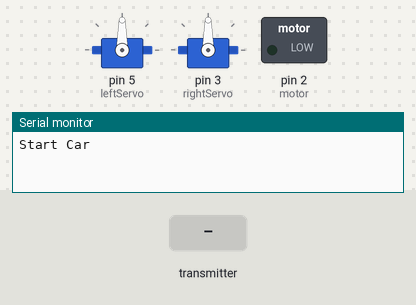
This program was run on a simulated Arduino Nano, built with avr-gcc and run on an emulated ATmega328P. Shown: 2 × servo, switched loads named in the program (green lamp = pin HIGH), the last lines printed to the serial monitor. The test bench sets the inputs (shaded band). No radio packets arrive unless stated.

Above: at 1.2 s.
1.3 s: the transmitter starts sending leftSpeed = 0
At 2.5 s:
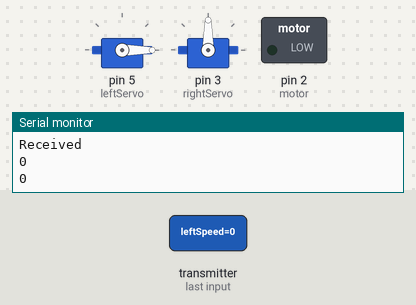
2.8 s: the transmitter starts sending rightTrigger = 1
At 3.7 s:
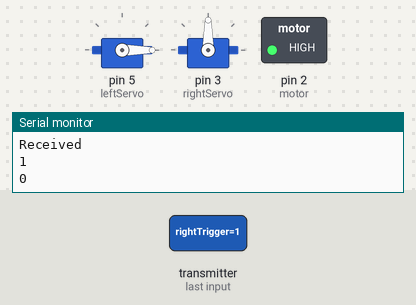
4.3 s: the transmitter starts sending rightSpeed = 0
At 4.8 s:
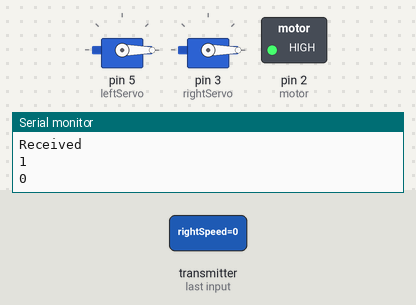
5.8 s: the transmitter starts sending leftSpeed = 256
At 7.0 s:
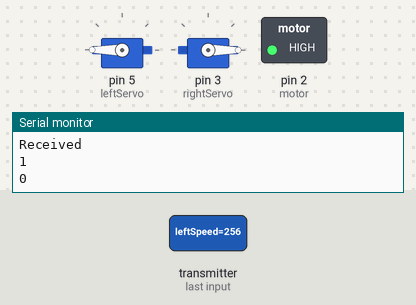
7.3 s: the transmitter starts sending rightSpeed = 256
At 8.3 s:
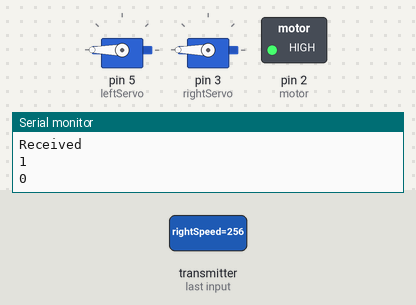
8.8 s: the transmitter starts sending rightTrigger = 0
At 9.4 s:
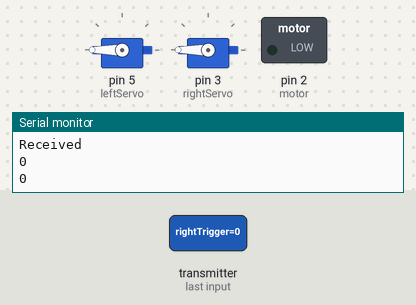
Timing chart, 0 to 11.3 s (numbered marks = the images above; inputs shaded):
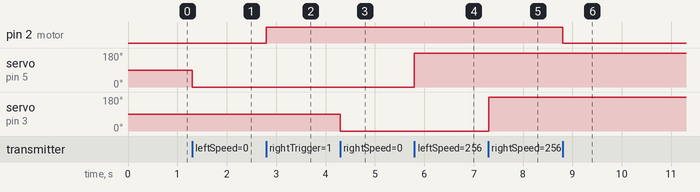

Measured:
- after the input at 1.3 s, servo on pin 5 (leftServo): 90° → 0° at once
- after the input at 2.8 s, pin 2 (motor): LOW → HIGH at once
- after the input at 4.3 s, servo on pin 3 (rightServo): 90° → 0° at once
- after the input at 5.8 s, servo on pin 5 (leftServo): 0° → 180° at once
- after the input at 7.3 s, servo on pin 3 (rightServo): 0° → 180° at once
- after the input at 8.8 s, pin 2 (motor): HIGH → LOW at once

The program:

main.cpp
```cpp
#include <Arduino.h>
#include <SPI.h>
#include <nRF24L01.h>
#include <RF24.h>
#include <Servo.h>

//Radio Setup
RF24 radio(7, 8);  // CE, CSN
byte sAddresses[][6] = {"BasT","BasR"};

//Radio Pair
typedef struct{
  int id = 1; // Each student will receive a id number
  bool paired = false;
}
pair;
pair pairData;

//Servo Data
typedef struct{
  int leftSpeed = 90;   // debug value
  int rightSpeed = 90;
  bool leftTrigger = 0;
  bool rightTrigger = 0;
}
ctrl;
ctrl ctrlData;


//Servo Setup
Servo leftServo;
Servo rightServo;

int motor = 2;

void setup() {
  Serial.begin(9600);
  Serial.println("Start Car");

  leftServo.attach(5);
  rightServo.attach(3);
  pinMode(motor, OUTPUT);
  digitalWrite(motor, LOW);

  radio.begin();
  radio.openReadingPipe(0, sAddresses[0]);
  radio.setAutoAck(1);
  radio.startListening();
}

void loop() {

  if (radio.available())
    {
      Serial.println("Received");
      radio.read(&ctrlData, sizeof(ctrlData));
      // Serial.println(ctrlData.rightSpeed);
      // Serial.println(ctrlData.leftSpeed);
      Serial.println(ctrlData.rightTrigger);
      Serial.println(ctrlData.leftTrigger);
      rightServo.write(ctrlData.rightSpeed);
      leftServo.write(ctrlData.leftSpeed);
      digitalWrite(motor, ctrlData.rightTrigger);
    }
}
```
